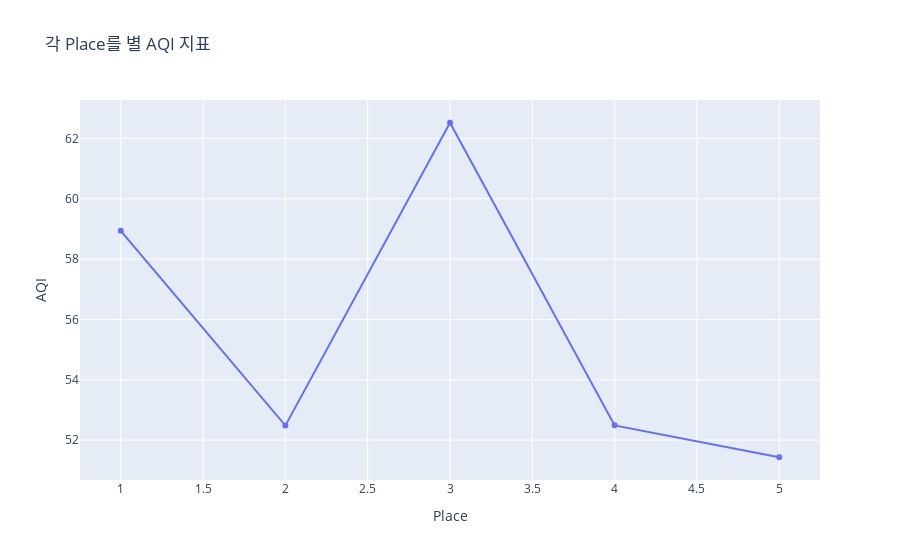

The code cell stored with this chart in its notebook:
### Code cell
# 각 장소별 평균 AQI 계산
avg_aqi = df_resampled.groupby('Place')['AQI'].mean().reset_index()

# Line chart 생성
fig = px.line(avg_aqi, x='Place', y='AQI', title='각 Place를 별 AQI 지표', markers=True)
fig.show()

### Figure 1 — Plotly figure (JSON) as saved in the notebook; plotly's stock layout.template omitted (floating-point values rounded to 4 significant figures)
{"data": [{"hovertemplate": "Place=%{x}<br>AQI=%{y}<extra></extra>", "legendgroup": "", "line": {"color": "#636efa", "dash": "solid"}, "marker": {"symbol": "circle"}, "mode": "lines+markers", "name": "", "orientation": "v", "showlegend": false, "type": "scatter", "x": [1, 2, 3, 4, 5], "xaxis": "x", "y": [58.94, 52.48, 62.52, 52.49, 51.43], "yaxis": "y"}], "layout": {"legend": {"tracegroupgap": 0}, "title": {"text": "각 Place를 별 AQI 지표"}, "xaxis": {"anchor": "y", "domain": [0, 1], "title": {"text": "Place"}}, "yaxis": {"anchor": "x", "domain": [0, 1], "title": {"text": "AQI"}}}}
